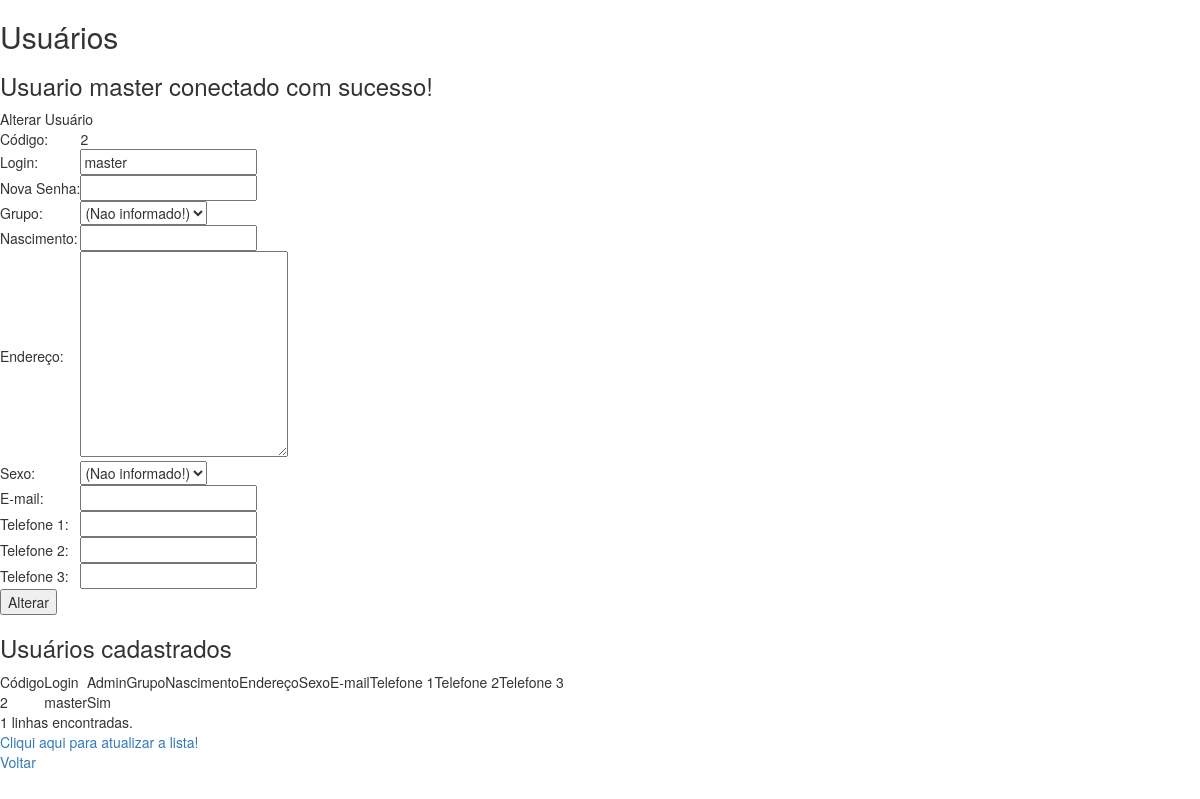
The app's page /usuarios.php?alterar=2 (signed in) with its own data.
### tables this page shows
CREATE TABLE IF NOT EXISTS `usuarios` (
  `cod` int(11) NOT NULL AUTO_INCREMENT,
  `login` varchar(50) NOT NULL,
  `senha` varchar(32) NOT NULL,
  `grupo` int(11) DEFAULT NULL,
  `admin` tinyint(1) NOT NULL,
  `nascimento` DATETIME DEFAULT NULL,
  `endereco` text DEFAULT NULL,
  `email` text DEFAULT NULL,
  `sexo` CHAR(1) DEFAULT NULL,
  `tel1` varchar(13) DEFAULT NULL,
  `tel2` varchar(13) DEFAULT NULL,
  `tel3` varchar(13) DEFAULT NULL,
  PRIMARY KEY (`cod`),
  UNIQUE KEY `login` (`login`)
);

### utildb.php (the view, shortened to what this page needs)
<?php
	function RetornaConexao(){
		$conexao = mysqli_connect('localhost','root','', 'trab1');
		return $conexao;
	}
	function ObjetoSelectGrupos($grupo){
		$retornoHtml = "<select name='grupo'><option value=''";
		if($grupo == null || $grupo == ""){
			$retornoHtml = $retornoHtml . " selected ";
		}
		$retornoHtml = $retornoHtml . ">(Nao informado!)</option>";
		$sql = "SELECT cod, nome from grupos";
		$conexao = RetornaConexao();
		$result = mysqli_query($conexao, $sql, $field=0);
		if (mysqli_num_rows($result) > 0){
			while($row = mysqli_fetch_assoc($result)) {
				$scod = $row["cod"];
				$snome = $row["nome"];
				$retornoHtml = $retornoHtml . "<option value='".$scod."'";
				$retornoHtml = $retornoHtml . ">".$snome."</option>";
			}
		}
		$retornoHtml = $retornoHtml . "</select></td>";
		return $retornoHtml;
	}
	function ObjetoSelectSexo($sexo){
		$retornoHtml = "<select name='sexo'><option value=''";
		if($sexo == null || $sexo == "" || ($sexo != "M" && $sexo != "F") ){
			$retornoHtml = $retornoHtml . " selected ";
		}
		$retornoHtml = $retornoHtml . ">(Nao informado!)</option>";
		$retornoHtml = $retornoHtml . "<option value='M'";
		$retornoHtml = $retornoHtml . ">Masculino</option>";
		$retornoHtml = $retornoHtml . "<option value='F'";
		$retornoHtml = $retornoHtml . ">Feminino</option>";
		$retornoHtml = $retornoHtml . "</select>";
		return $retornoHtml;
	}
?>

### usuarios.php (shortened to what this page needs)
<?php
	include 'utildb.php';
?>
<!DOCTYPE html>
<html lang="en">
	<head>
		<link href="bootstrap-3.3.2/css/bootstrap.min.css" rel="stylesheet">
	</head>
	<body>
		<h2>Usuários</h2>
		<h3><?php echo "Usuario ".$_SESSION["login"]." conectado com sucesso!"; ?></h3>
		<form action="usuarios.php" method="POST">
			<?php
				echo "<table><tr><td colspan='2'>";
				if(isset($_GET['alterar'])){
					echo "Alterar Usuário";
				}else{
					echo "Inserir Novo Usuário";
				}
				echo "</td></tr>";
				if(isset($_GET['alterar'])){
					echo "<tr><td>Código:</td><td>".$_GET['alterar']."<input type='hidden' name='codigo' value='".$_GET['alterar']."' /></td></tr>";
				}
				$login = null;
				$grupo = null;
				$nascimento = null;
				$endereco = null;
				$sexo = null;
				$email = null;
				$tel1 = null;
				$tel2 = null;
				$tel3 = null;
				if(isset($_GET['alterar'])){
					$conexao = RetornaConexao();
					$sql = "select login, grupo, DATE_FORMAT(nascimento, '%d/%m/%Y') as 'nascimento', endereco, sexo, email, tel1, tel2, tel3 from usuarios where cod = ".$_GET['alterar'];
					$result = mysqli_query($conexao, $sql, $field=0);
					if (!$result){
						die('Erro consultando para alterar registro de usuarios no Banco de Dados.');
					}else{
						if (mysqli_num_rows($result) > 0){
							while($row = mysqli_fetch_assoc($result)) {
								$login = $row["login"];
								$grupo = $row["grupo"];
								$nascimento = $row["nascimento"];
								$endereco = $row["endereco"];
								$sexo = $row["sexo"];
								$email = $row["email"];
								$tel1 = $row["tel1"];
								$tel2 = $row["tel2"];
								$tel3 = $row["tel3"];
							}
						}
					}
				}
				echo "<tr><td>Login:</td><td><input type='text' name='login' value='".$login."'  /></td></tr>";
				echo "<tr><td>Nova Senha:</td><td><input type='password' name='senha' /></td></tr>";
				echo "<tr><td>Grupo:</td><td>";
				echo ObjetoSelectGrupos($grupo);
				echo "</td></tr>";
				echo "<tr><td>Nascimento:</td><td><input type='text' name='nascimento' value='".$nascimento."'  /></td></tr>";
				echo "<tr><td>Endereço:</td><td><textarea name='endereco' cols='25' rows='10'>". $endereco ."</textarea></td></tr>";
				echo "<tr><td>Sexo:</td><td>";
				echo ObjetoSelectSexo($sexo);
				echo "</td></tr>";
				echo "<tr><td>E-mail:</td><td><input type='text' name='email' value='".$email."'  /></td></tr>";
				echo "<tr><td>Telefone 1:</td><td><input type='text' name='tel1' value='".$tel1."'  /></td></tr>";
				echo "<tr><td>Telefone 2:</td><td><input type='text' name='tel2' value='".$tel2."'  /></td></tr>";
				echo "<tr><td>Telefone 3:</td><td><input type='text' name='tel3' value='".$tel3."'  /></td></tr>";
				echo "<tr><td colspan='2'>";
				if(isset($_GET['alterar'])){
					echo "<input type='submit' value='Alterar' name='submit'>";
				}else{
					echo "<input type='submit' value='Adicionar' name='submit'>";
				}
				echo "</td></tr></table>";
			?>
		</form>
		<h3>Usuários cadastrados</h3>
		<table>
			<tr>
				<td>Código</td>
				<td>Login</td>
				<td>Admin</td>
				<td>Grupo</td>
				<td>Nascimento</td>
				<td>Endereço</td>
				<td>Sexo</td>
				<td>E-mail</td>
				<td>Telefone 1</td>
				<td>Telefone 2</td>
				<td>Telefone 3</td>
				<td>&nbsp;</td>
				<td>&nbsp;</td>
			</tr>
			<?php
				$conexao = RetornaConexao();
				$sql = "SELECT u.cod, u.login, CASE u.admin WHEN 0 THEN 'Nao' ELSE 'Sim' END as 'admin', u.admin as 'vadmin', g.nome as 'grupo', DATE_FORMAT(nascimento, '%d/%m/%Y') as 'nascimento', left(u.endereco, 20) as 'endereco', CASE u.sexo WHEN 'M' THEN 'Masculino' WHEN 'F' THEN 'Feminino' ELSE '' END as 'sexo' , u.email, u.tel1, u.tel2, u.tel3 FROM usuarios u LEFT JOIN grupos g ON u.grupo = g.cod ";
				$result = mysqli_query($conexao, $sql, $field=0);
				if (!$result){
					die('Erro consultando registro de usuarios no Banco de Dados.');
				}else{
					$contador = 0;
					if (mysqli_num_rows($result) > 0){
						while($row = mysqli_fetch_assoc($result)) {
							$cod = $row["cod"];
							$login = $row["login"];
							$admin = $row["admin"];
							$vadmin = $row["vadmin"];
							$grupo = $row["grupo"];
							$nascimento = $row["nascimento"];
							$endereco = $row["endereco"];
							$sexo = $row["sexo"];
							$email = $row["email"];
							$tel1 = $row["tel1"];
							$tel2 = $row["tel2"];
							$tel3 = $row["tel3"];
							$contador++;
							echo "<tr><td>".$cod."</td>";
							echo "<td>".$login."</td>";
							echo "<td>".$admin."</td>";
							echo "<td>".$grupo."</td>";
							echo "<td>".$nascimento."</td>";
							echo "<td>".$endereco."</td>";
							echo "<td>".$sexo."</td>";
							echo "<td>".$email."</td>";
							echo "<td>".$tel1."</td>";
							echo "<td>".$tel2."</td>";
							echo "<td>".$tel3."</td>";
							if($vadmin == false){
								echo "<td><a href='usuarios.php?excluir=".$cod."'>Excluir</a></td>";
								echo "<td><a href='usuarios.php?alterar=".$cod."'>Alterar</a></td></tr>";
							}else{
								echo "<td>&nbsp;</td>";
								echo "<td>&nbsp;</td>";
							}
						}
					}
					echo "<tr><td colspan='13'>".$contador." linhas encontradas.</td></tr>";
				}
			?>
			<tr>
				<td colspan="13"><a href="usuarios.php">Cliqui aqui para atualizar a lista!</a></td>
			</tr>
			<tr>
				<td colspan="13"><a href="index.php">Voltar</a></td>
			</tr>
		</table>
	</body>
</html>

### records on screen
usuarios: login "master", cod "2", admin "Sim"

### other values on screen
$_SESSION["login"] "master"
$_GET['alterar'] "2"
$contador "1"
